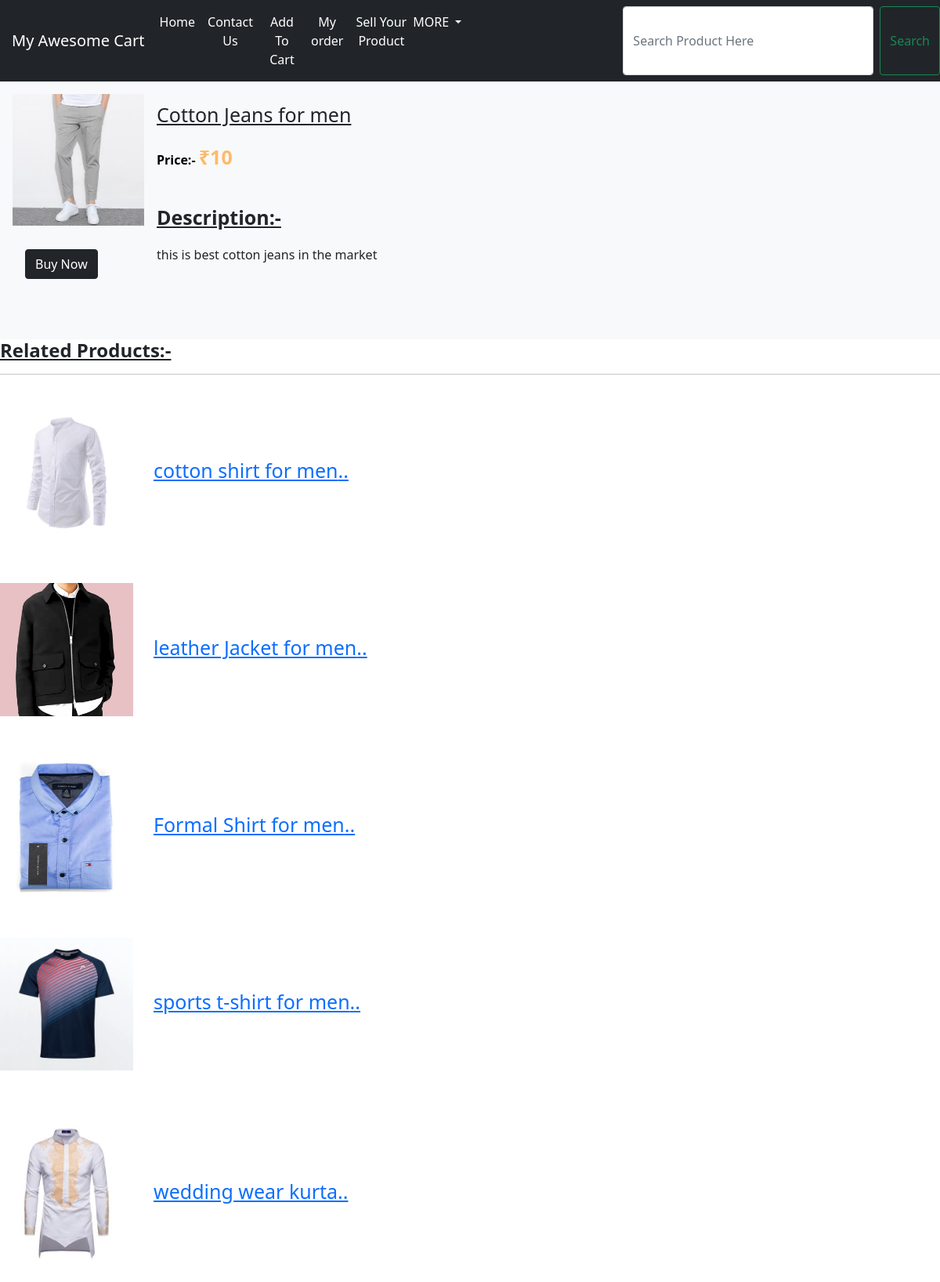
/shop/productview/24, run on an earlier commit of the app's database.
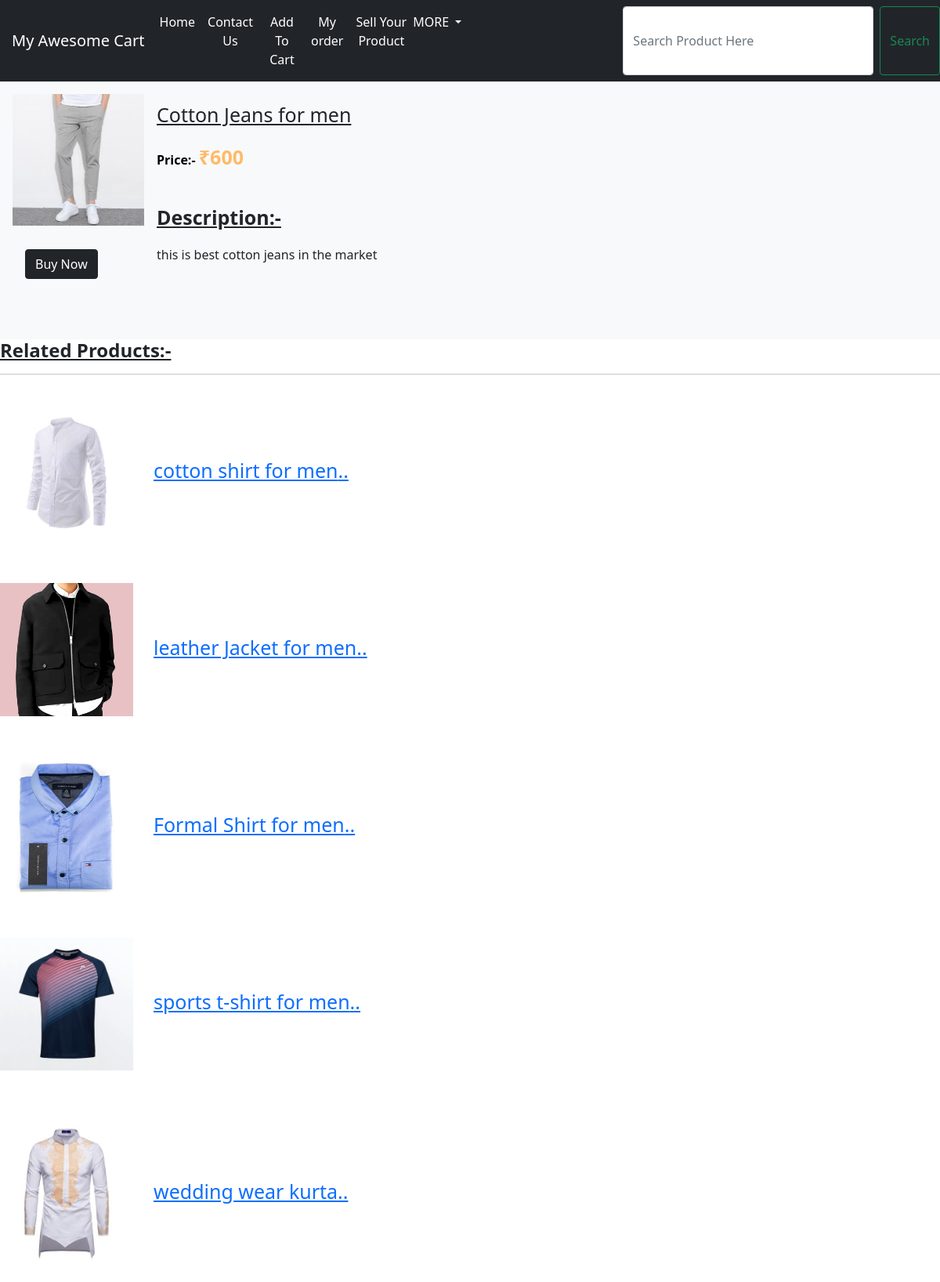
And on a later commit of the database.
### shop/models.py (models this page shows, shortened)
class Product(models.Model):
    product_id=models.AutoField
    product_name=models.CharField(max_length=150)
    category=models.CharField(max_length=30, default="")
    subcategory=models.CharField(max_length=50, default="")
    price=models.CharField(max_length=10, default="0")
    des=models.CharField(max_length=10000)
    admin_id=models.IntegerField(default="")
    image=models.ImageField(upload_to="shop/images")

### shop/views.py (the view, shortened to what this page needs)
# urls.py: path("productview/<int:myid>", views.prodview,        name="ProductView"),
def prodview(request, myid):
    product = Product.objects.filter(id=myid)
    prod=Product.objects.all()
    return render(request,'shop/prodview.html', {'product':product[0],'prod':prod})

### templates/shop/prodview.html (shortened to what this page needs)
{% extends 'shop/basic.html' %}
{% block body %}
<div class="row g-0 bg-light position-relative">
  <div class="col-md-2 mb-md-0 p-md-3">
    <img src="/media/{{product.image}}" class="w-100" alt="...">
    <a href="/shop/order/{{product.id}}"><button class="btn btn-dark mx-3" id="butt">Buy Now</button></a>
  </div>
  <div class="col-md-6 p-4 ps-md-0">
    <p class="mt-0" style="font-size:25px;"><u>{{product.product_name}}</u></p>
    <p><span style="color: #000000;"><b>Price:-</b><strong> <span style="color: #FFBA67;font-size:25px;">₹{{product.price}}</span></strong></span></p>
    <br>
    <p id ="des"><b><u>Description:-</u></b></p>{{product.des|safe}}
<br>
<br>
<br>
<br>
</div>
</div>
<h4><b><u>Related Products:-</b></u></h4>
<hr></hr>
    {% for prod in prod %}
    {% if prod.category == product.category and prod.product_name != product.product_name %}
    <h3><a href="/shop/productview/{{prod.id}}"><img src="/media/{{prod.image}}" width="170px"height="170px" id="img"></a>&nbsp;&nbsp;&nbsp;&nbsp;<a href="/shop/productview/{{prod.id}}">{{prod.product_name|slice:"0:22"}}..</a></img></h3><br>
    {% else %}
    <p></p>
      {% endif %}
      {% endfor %}
{% endblock %}

### templates/shop/basic.html (shortened to what this page needs)
<!doctype html>
<html lang="en">
  <head>
    <link href="https://cdn.jsdelivr.net/npm/bootstrap@5.0.2/dist/css/bootstrap.min.css" rel="stylesheet">
  </head>
  <body>
    <nav class="navbar navbar-expand-lg navbar-dark bg-dark" width="100%">
  <a class="navbar-brand" href="/shop" id="cart">My Awesome Cart</a>
  <div class="collapse navbar-collapse" id="navbarSupportedContent">
    <ul class="navbar-nav mr-auto">
      <li class="nav-item active">
        <a class="nav-link active" href="/shop">Home</a>
      </li>
{% if user.is_authenticated %}
      <li class="nav-item active">
        <a class="nav-link active" href="/shop/contact">Contact Us</a>
      </li>
{% else %}
<li class="nav-item active">
<button class="nav-link active" type="button" data-toggle="modal" data-target="#contact" id="button">
  Contact Us
</button>
</li>
{% endif %}
{% if user.is_authenticated %}
      <li class="nav-item active">
        <a class="nav-link active" href="/shop/cart">My Cart</a>
      </li>
{% else %}
<li class="nav-item active">
<button class="nav-link active" type="button" data-toggle="modal" data-target="#AddToCart" id="button">
  Add To Cart
</button>
</li>
{% endif %}
{% if user.is_authenticated %}
      <li class="nav-item active">
        <a class="nav-link active" href="/shop/vieworder">My orders</a>
      </li>
{% else %}
<li class="nav-item active">
<button class="nav-link active" type="button" data-toggle="modal" data-target="#order" id="button">
  My order
</button>
</li>
{% endif %}
{% if user.is_authenticated %}
      <li class="nav-item active">
        <a class="nav-link active" href="/shop/sellproduct" data-target="#exampleModal">Sell Your Products</a>
    </li>
{% else %}
<li class="nav-item active">
<button class="nav-link" type="button" data-bs-toggle="modal" data-bs-target="#exampleModal" id="product_button">
  Sell Your Product
</button>
</li>
{% endif %}
<li class="nav-item dropdown">
  <a class="nav-link active dropdown-toggle" href="#" id="navbarDropdown" role="button" data-bs-toggle="dropdown" aria-expanded="false">
    MORE
  </a>
</li>
      <form class="d-flex" id="bar" method="get" action="/shop/search">
        <input class="form-control me-2" type="search" placeholder="Search Product Here" name="search" id="search" aria-label="Search">
        <button class="btn btn-outline-success" type="submit">Search</button>
      </form>
</nav>
{% block body %}
{% endblock %}
  </body>
</html>

### templates/shop/basic.html (style rules this page uses)
#cart { position: relative; left:15px; }
.nav-link { position: relative; left: 10px; }
#button { background-color: Transparent; background-repeat:no-repeat; border: none; cursor:pointer; overflow: hidden; color: white; }
#product_button { background-color: Transparent; background-repeat:no-repeat; border: none; cursor:pointer; overflow: hidden; color: white; }
@media (min-width: 780px) { .btn { position: relative; top:0px; } }
#navbarDropdown { position:relative; left:2px; }
@media (min-width: 768px) { #bar { margin-left:200px; } }
@media (min-width: 768px) { #search { width:320px; } }

### templates/shop/prodview.html (style rules this page uses)
#butt { position: relative; top: 30px; }
#des { font-size:25px; }
h3 { font-size: 25px; }

What changed in the data, as far as the page shows it:
changed Product "Cotton Jeans for men": price "10" → "600"
